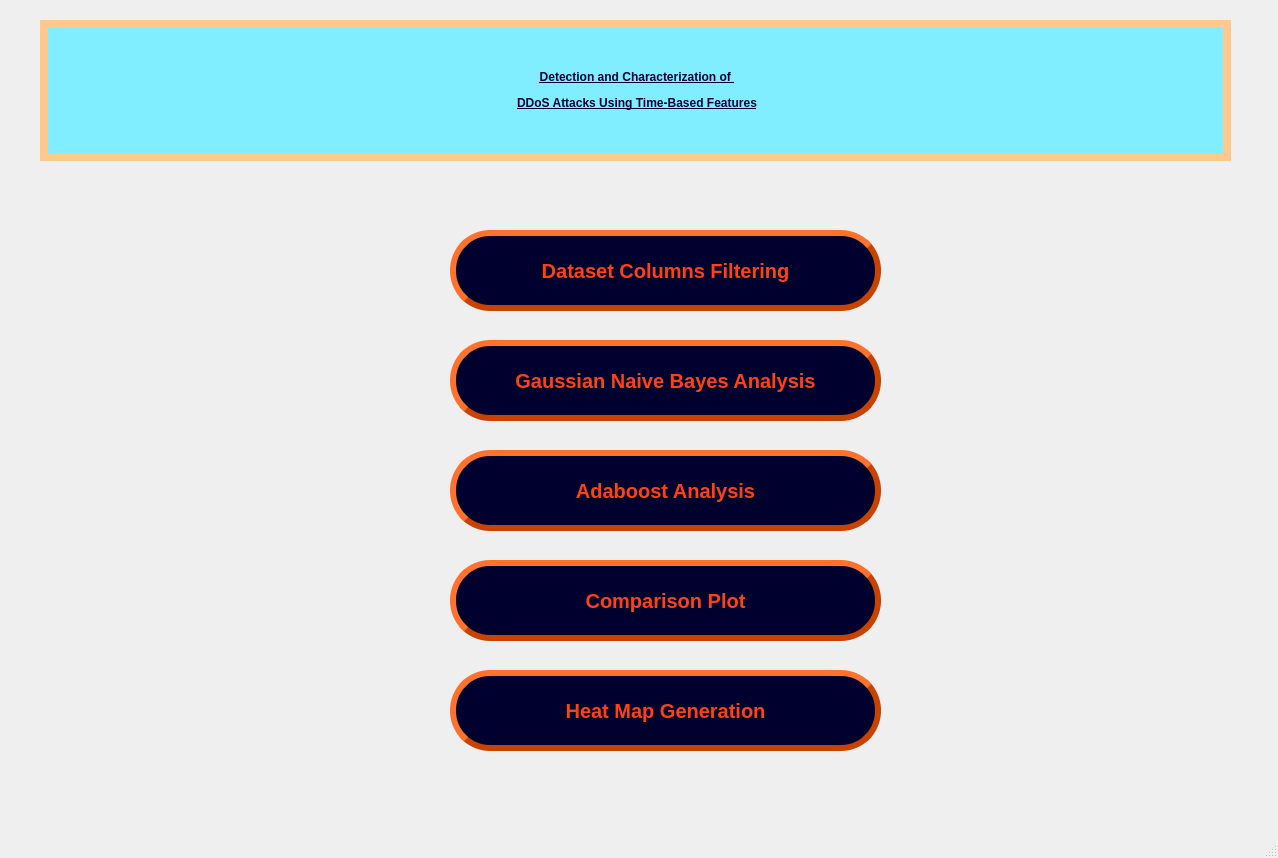
<?xml version="1.0" encoding="UTF-8"?>
<ui version="4.0">
 <class>MainWindow</class>
 <widget class="QMainWindow" name="MainWindow">
  <property name="geometry">
   <rect>
    <x>0</x>
    <y>0</y>
    <width>1278</width>
    <height>858</height>
   </rect>
  </property>
  <property name="windowTitle">
   <string>DDOS  Attacks analysis using machine learning techniques</string>
  </property>
  <property name="styleSheet">
   <string notr="true">color: rgb(170, 0, 255);
font: 75 12pt &quot;MS Shell Dlg 2&quot;;</string>
  </property>
  <widget class="QWidget" name="centralwidget">
   <widget class="QPushButton" name="pushButton_2">
    <property name="geometry">
     <rect>
      <x>450</x>
      <y>230</y>
      <width>431</width>
      <height>81</height>
     </rect>
    </property>
    <property name="styleSheet">
     <string notr="true">QPushButton {
	font: 16pt &quot;Arial Rounded MT Bold&quot;;
    background-color:rgb(0, 0, 47);
    color: rgb(255, 65, 20);
    border-style: outset;
    padding: 2px;
    font: bold 20px;
    border-width: 6px;
    border-radius: 40px;
    border-color:rgb(200, 66, 0) ;
}
QPushButton:hover {
    background-color:rgb(255, 160, 52);
	color: rgb(16, 16, 16);
}
</string>
    </property>
    <property name="text">
     <string>Dataset Columns Filtering</string>
    </property>
   </widget>
   <widget class="QPushButton" name="pushButton_5">
    <property name="geometry">
     <rect>
      <x>450</x>
      <y>670</y>
      <width>431</width>
      <height>81</height>
     </rect>
    </property>
    <property name="styleSheet">
     <string notr="true">QPushButton {
	font: 16pt &quot;Arial Rounded MT Bold&quot;;
    background-color:rgb(0, 0, 47);
    color: rgb(255, 65, 20);
    border-style: outset;
    padding: 2px;
    font: bold 20px;
    border-width: 6px;
    border-radius: 40px;
    border-color:rgb(200, 66, 0) ;
}
QPushButton:hover {
    background-color:rgb(255, 160, 52);
	color: rgb(16, 16, 16);
}
</string>
    </property>
    <property name="text">
     <string>Heat Map Generation</string>
    </property>
   </widget>
   <widget class="QPushButton" name="pushButton_4">
    <property name="geometry">
     <rect>
      <x>450</x>
      <y>340</y>
      <width>431</width>
      <height>81</height>
     </rect>
    </property>
    <property name="styleSheet">
     <string notr="true">QPushButton {
	font: 16pt &quot;Arial Rounded MT Bold&quot;;
    background-color:rgb(0, 0, 47);
    color: rgb(255, 65, 20);
    border-style: outset;
    padding: 2px;
    font: bold 20px;
    border-width: 6px;
    border-radius: 40px;
    border-color:rgb(200, 66, 0) ;
}
QPushButton:hover {
    background-color:rgb(255, 160, 52);
	color: rgb(16, 16, 16);
}
</string>
    </property>
    <property name="text">
     <string>Gaussian Naive Bayes Analysis</string>
    </property>
   </widget>
   <widget class="QPushButton" name="pushButton_6">
    <property name="geometry">
     <rect>
      <x>450</x>
      <y>450</y>
      <width>431</width>
      <height>81</height>
     </rect>
    </property>
    <property name="styleSheet">
     <string notr="true">QPushButton {
	font: 16pt &quot;Arial Rounded MT Bold&quot;;
    background-color:rgb(0, 0, 47);
    color: rgb(255, 65, 20);
    border-style: outset;
    padding: 2px;
    font: bold 20px;
    border-width: 6px;
    border-radius: 40px;
    border-color:rgb(200, 66, 0) ;
}
QPushButton:hover {
    background-color:rgb(255, 160, 52);
	color: rgb(16, 16, 16);
}
</string>
    </property>
    <property name="text">
     <string>Adaboost Analysis</string>
    </property>
   </widget>
   <widget class="QPushButton" name="pushButton_7">
    <property name="geometry">
     <rect>
      <x>450</x>
      <y>560</y>
      <width>431</width>
      <height>81</height>
     </rect>
    </property>
    <property name="styleSheet">
     <string notr="true">QPushButton {
	font: 16pt &quot;Arial Rounded MT Bold&quot;;
    background-color:rgb(0, 0, 47);
    color: rgb(255, 65, 20);
    border-style: outset;
    padding: 2px;
    font: bold 20px;
    border-width: 6px;
    border-radius: 40px;
    border-color:rgb(200, 66, 0) ;
}
QPushButton:hover {
    background-color:rgb(255, 160, 52);
	color: rgb(16, 16, 16);
}
</string>
    </property>
    <property name="text">
     <string>Comparison Plot</string>
    </property>
   </widget>
   <widget class="QLabel" name="label">
    <property name="geometry">
     <rect>
      <x>40</x>
      <y>20</y>
      <width>1191</width>
      <height>141</height>
     </rect>
    </property>
    <property name="styleSheet">
     <string notr="true">QLabel {
color:rgb(164, 74, 74);
border: 8px solid rgb(24, 103, 155);
border-color:rgb(255, 201, 142);
	font: 70 18pt &quot;Rockwell&quot;;
border-radius: 80px;
background-color:rgb(128, 238, 255);
}
</string>
    </property>
    <property name="text">
     <string>&lt;html&gt;&lt;head/&gt;&lt;body&gt;&lt;p align=&quot;center&quot;&gt;&lt;span style=&quot; font-weight:600; text-decoration: underline; color:#00003d;&quot;&gt;Detection and Characterization of &lt;/span&gt;&lt;/p&gt;&lt;p align=&quot;center&quot;&gt;&lt;span style=&quot; font-weight:600; text-decoration: underline; color:#00003d;&quot;&gt;DDoS Attacks Using Time-Based Features&lt;/span&gt;&lt;/p&gt;&lt;/body&gt;&lt;/html&gt;</string>
    </property>
   </widget>
   <widget class="QLabel" name="label_2">
    <property name="geometry">
     <rect>
      <x>-30</x>
      <y>-40</y>
      <width>1920</width>
      <height>1080</height>
     </rect>
    </property>
    <property name="text">
     <string/>
    </property>
    <property name="pixmap">
     <pixmap>earth.jpg</pixmap>
    </property>
   </widget>
   <zorder>label_2</zorder>
   <zorder>pushButton_2</zorder>
   <zorder>pushButton_5</zorder>
   <zorder>pushButton_4</zorder>
   <zorder>pushButton_6</zorder>
   <zorder>pushButton_7</zorder>
   <zorder>label</zorder>
  </widget>
  <widget class="QStatusBar" name="statusbar"/>
 </widget>
 <resources/>
 <connections/>
</ui>
